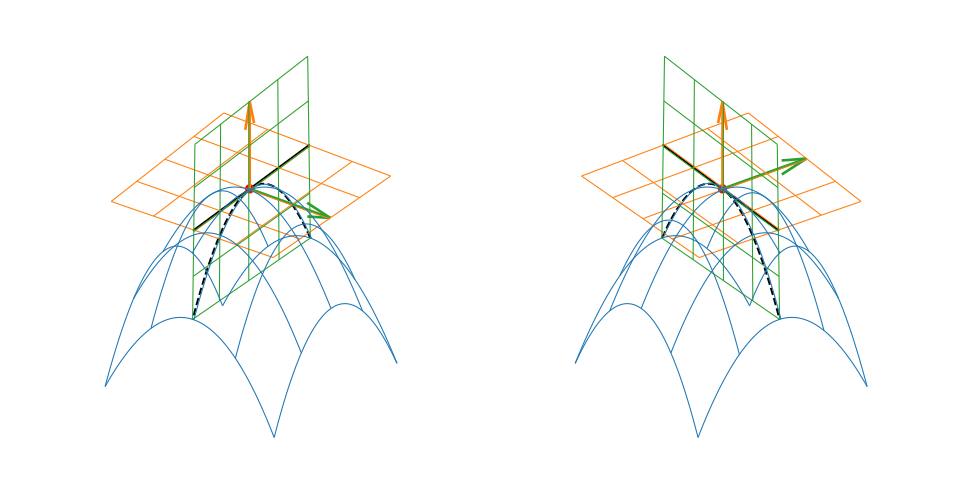

Recreate this plot in Python.
import matplotlib.pyplot as plt
from mpl_toolkits.mplot3d import Axes3D

import numpy as np
from matplotlib import rc
rc('text', usetex=True)

# Draw surface
us = np.linspace(0, 1, 64)
vs = np.linspace(0, 1, 64)

xs = np.outer(us, np.ones_like(vs))*2-1
ys = np.outer(np.ones_like(us), vs)*2-1
zs = xs*xs + ys*ys

# Draw tangent plane
up = np.linspace(0, 1, 64)
vp = np.linspace(0, 1, 64)

xp = np.outer(up, np.ones_like(vp))*2-1
yp = np.outer(np.ones_like(up), vp)*2-1
zp = np.outer(np.zeros_like(up), np.zeros_like(vp))

# Draw intersection plane
ui = np.linspace(0, 1, 64)
vi = np.linspace(0, 1, 64)

xi = np.outer(ui, np.ones_like(vi))*2-1
zi = np.outer(np.ones_like(ui), vi)*2-1
yi = np.outer(np.zeros_like(ui), np.zeros_like(vi))

# Normals
origin = (0,0,0)
n_tangent = (0,0,-1)
n_plane = (0,1,0)

n_line = np.cross(n_tangent, n_plane)

# Intersection close line
ts = np.linspace(-1, 1, 5)
xl = origin[0] + ts * n_line[0]
yl = origin[1] + ts * n_line[1]
zl = origin[2] + ts * n_line[2]


# Intersection
tc = np.linspace(0, 1, 100)
xc = 2*tc-1
yc = np.zeros_like(tc)
zc = xc*xc

# Plot
fig = plt.figure(figsize=(10, 5))

# Sub 1
ax = fig.add_subplot(121, projection='3d')
ax.set_box_aspect(aspect = (1,1,np.sqrt(2)))
ax.axis("off")

ax.plot_wireframe(xs, ys, zs, rstride=16, cstride=16, linewidth=0.8, color = "tab:blue")
ax.plot_wireframe(xp, yp, zp, rstride=16, cstride=16, linewidth=0.8, color = "tab:orange")
ax.quiver(*origin, *n_tangent, color = "tab:orange", lw=2)

ax.plot_wireframe(xi, yi, zi, rstride=16, cstride=16, linewidth=0.8, color = "tab:green")
ax.quiver(*origin, *n_plane, color="tab:green", lw=2)

ax.plot(xl, yl, zl, "black")

ax.plot(xc, yc, zc, "--", color = "black")
ax.plot(*origin, 'ro')

ax.view_init(30, 215, 180)

# Sub 3
ax = fig.add_subplot(122, projection='3d')
ax.set_box_aspect(aspect = (1,1,np.sqrt(2)))
ax.axis("off")

ax.plot_wireframe(xs, ys, zs, rstride=16, cstride=16, linewidth=0.8, color = "tab:blue")
ax.plot_wireframe(xp, yp, zp, rstride=16, cstride=16, linewidth=0.8, color = "tab:orange")
ax.quiver(*origin, *n_tangent, color = "tab:orange", lw=2)

ax.plot_wireframe(xi, yi, zi, rstride=16, cstride=16, linewidth=0.8, color = "tab:green")
ax.quiver(*origin, *n_plane, color="tab:green", lw=2)

ax.plot(xl, yl, zl, "black")

ax.plot(xc, yc, zc, "--", color = "black")
ax.plot(*origin, 'ro')

ax.view_init(30, 145, 180)

plt.tight_layout()
plt.savefig("argh2.svg")
plt.show()

"""
for a in range(360):
	ax.view_init(30, a, 180)
	plt.draw()
	plt.pause(.001)
"""